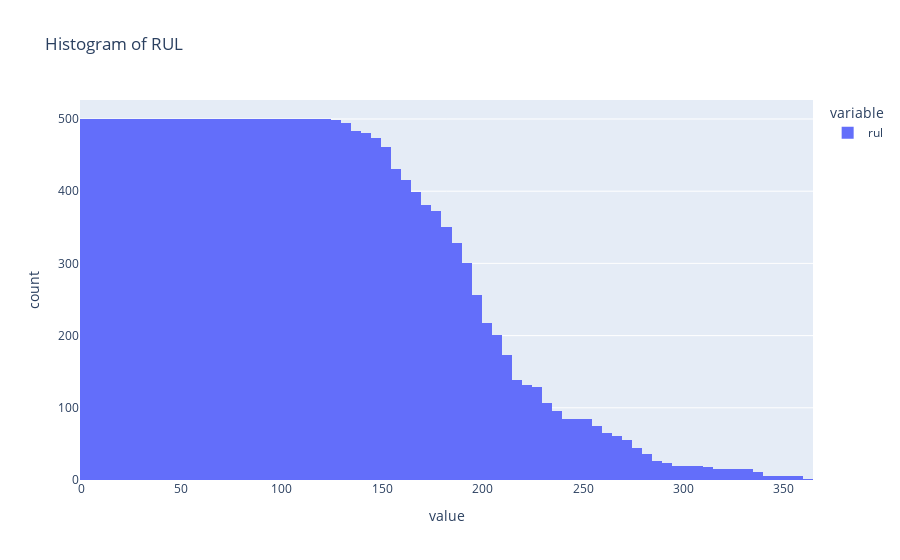

Notebook code cell kept with this figure:
### Markdown cell above
### Handling Skew

### Code cell
px.histogram(train['rul'], title="Histogram of RUL")

### Figure 1 — Plotly figure (JSON) as saved in the notebook; plotly's stock layout.template omitted (floating-point values rounded to 4 significant figures; data arrays with more than 128 entries replaced by an {"elided": "..."} marker saying what was removed)
{"data": [{"alignmentgroup": "True", "bingroup": "x", "hovertemplate": "variable=rul<br>value=%{x}<br>count=%{y}<extra></extra>", "legendgroup": "rul", "marker": {"color": "#636efa", "pattern": {"shape": ""}}, "name": "rul", "offsetgroup": "rul", "orientation": "v", "showlegend": true, "type": "histogram", "x": {"elided": "20631 int values"}, "xaxis": "x", "yaxis": "y"}], "layout": {"barmode": "relative", "legend": {"title": {"text": "variable"}, "tracegroupgap": 0}, "title": {"text": "Histogram of RUL"}, "xaxis": {"anchor": "y", "domain": [0, 1], "title": {"text": "value"}}, "yaxis": {"anchor": "x", "domain": [0, 1], "title": {"text": "count"}}}}
